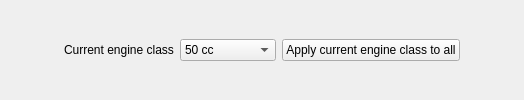
           <widget class="QWidget" name="widget" native="true">
            <property name="sizePolicy">
             <sizepolicy hsizetype="Preferred" vsizetype="Maximum">
              <horstretch>0</horstretch>
              <verstretch>0</verstretch>
             </sizepolicy>
            </property>
            <layout class="QHBoxLayout" name="cupHdr">
             <property name="leftMargin">
              <number>0</number>
             </property>
             <property name="topMargin">
              <number>0</number>
             </property>
             <property name="rightMargin">
              <number>0</number>
             </property>
             <property name="bottomMargin">
              <number>0</number>
             </property>
             <item>
              <spacer name="horizontalSpacer">
               <property name="orientation">
                <enum>Qt::Horizontal</enum>
               </property>
               <property name="sizeType">
                <enum>QSizePolicy::Fixed</enum>
               </property>
               <property name="sizeHint" stdset="0">
                <size>
                 <width>64</width>
                 <height>20</height>
                </size>
               </property>
              </spacer>
             </item>
             <item>
              <widget class="QLabel" name="cupHdrEngineLbl">
               <property name="sizePolicy">
                <sizepolicy hsizetype="Maximum" vsizetype="Preferred">
                 <horstretch>0</horstretch>
                 <verstretch>0</verstretch>
                </sizepolicy>
               </property>
               <property name="text">
                <string>Current engine class</string>
               </property>
              </widget>
             </item>
             <item>
              <widget class="QComboBox" name="cupHdrEngineSel">
               <property name="minimumSize">
                <size>
                 <width>96</width>
                 <height>0</height>
                </size>
               </property>
               <property name="maximumSize">
                <size>
                 <width>256</width>
                 <height>16777215</height>
                </size>
               </property>
               <property name="statusTip">
                <string>Select engine class: 50cc, 100cc, 150cc and Mirror</string>
               </property>
               <item>
                <property name="text">
                 <string>50 cc</string>
                </property>
               </item>
               <item>
                <property name="text">
                 <string>100 cc</string>
                </property>
               </item>
               <item>
                <property name="text">
                 <string>150 cc</string>
                </property>
               </item>
               <item>
                <property name="text">
                 <string>Mirror</string>
                </property>
               </item>
              </widget>
             </item>
             <item>
              <widget class="QPushButton" name="cupHdrApplyCupAll">
               <property name="sizePolicy">
                <sizepolicy hsizetype="Maximum" vsizetype="Fixed">
                 <horstretch>0</horstretch>
                 <verstretch>0</verstretch>
                </sizepolicy>
               </property>
               <property name="statusTip">
                <string>Apply the trophies and ranks of this engine class to all engine classes.</string>
               </property>
               <property name="text">
                <string>Apply current engine class to all</string>
               </property>
              </widget>
             </item>
             <item>
              <spacer name="horizontalSpacer_2">
               <property name="orientation">
                <enum>Qt::Horizontal</enum>
               </property>
               <property name="sizeType">
                <enum>QSizePolicy::Fixed</enum>
               </property>
               <property name="sizeHint" stdset="0">
                <size>
                 <width>64</width>
                 <height>20</height>
                </size>
               </property>
              </spacer>
             </item>
            </layout>
           </widget>
